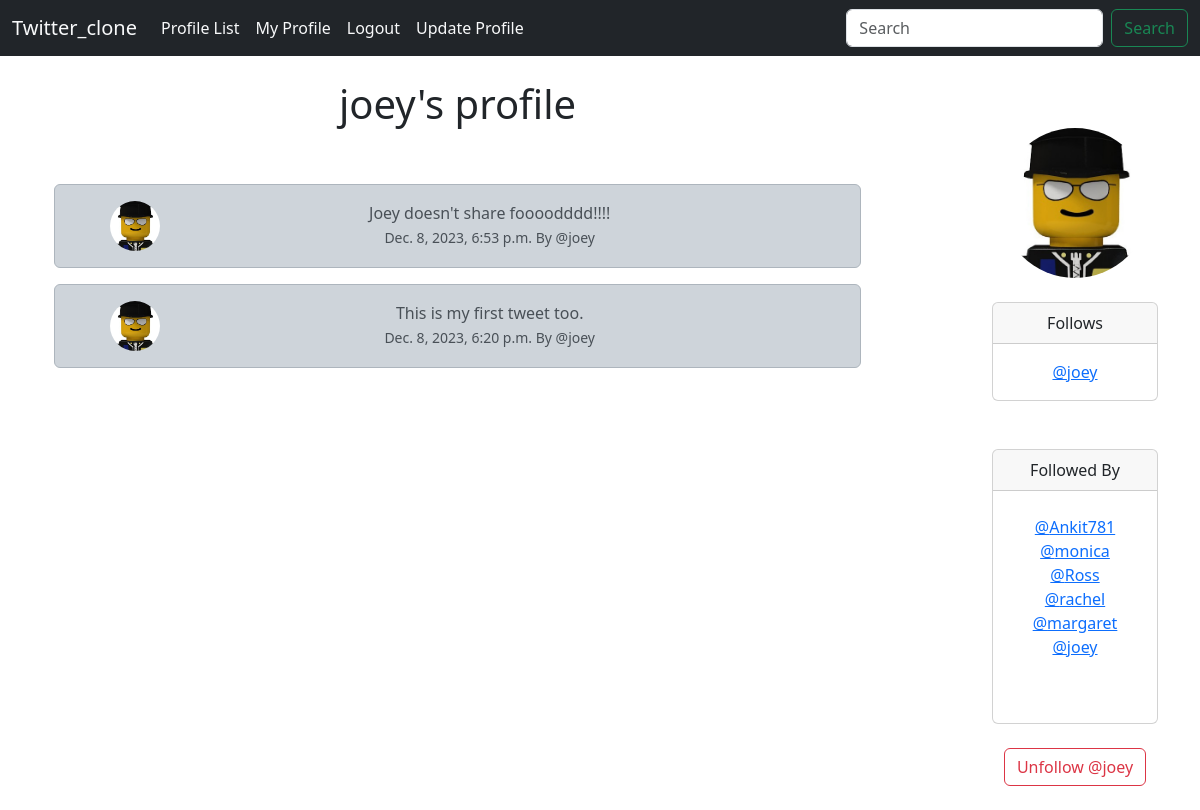
Page /profile/3 (signed in) on the committed database.
### Twitter_app/models.py (models this page shows, shortened)
class Profile(models.Model):
    user = models.OneToOneField(User, on_delete=models.CASCADE)
    follows = models.ManyToManyField('self', related_name='followed_by', symmetrical=False,blank = True)
    date_modified = models.DateTimeField(User, auto_now= True)
    profile_img = models.ImageField(null = True, blank = True, upload_to= "static/img/")
    def __str__(self):
        return self.user.username

class tweet(models.Model):
    user = models.ForeignKey(
        User, related_name="tweets",
        on_delete= models.DO_NOTHING
    )
    body = models.CharField(max_length= 200)
    created_at = models.DateTimeField(auto_now_add=True)

### Twitter_app/views.py (the view, shortened to what this page needs)
# urls.py: path('profile/<int:pk>', views.profile, name= "profile"),
def profile(request, pk):
    if request.user.is_authenticated:
        profile = Profile.objects.get(user_id = pk)
        my_tweets = tweet.objects.filter(user_id = pk).order_by("-created_at")
        return render(request, 'profile_page.html', {'profile': profile, 'my_tweets': my_tweets})
    else:
        messages.success(request, "You must be login to view this page")
        return redirect('index')

### templates/profile_page.html (shortened to what this page needs)
{%  extends "base.html" %}
{% load static%}
{%block content %}
{% if profile%}
 <div class="container text-center">
    <div class="row">
        <div class="col-9">
            <h1> {{ profile.user.username}}'s profile </h1>
            <div class="container">
              {% if my_tweets %}
              <br/>  <br/>
              {% for my_tweet in my_tweets %}
              <div class="alert alert-dark" role="alert">
                  <div class="container">
                    <div class="row">
                      <div class="col-2">
                        {% if profile.profile_img %}
                        <img src="{{profile.profile_img.url}}" class="img-fluid rounded-circle " style="height:50px;width:50px;" alt="profile.user.username">
                        {%else%}
                        <img src="{% static 'img/pngtree-default-male-avatar-png-image_2811083.jpg' %}" class="img-fluid rounded-start" alt="...">
                        {%endif%}
                      </div>
                        <div class="col-9">
                          {{my_tweet.body}} <br/>
                          <small class="">
                              {{my_tweet.created_at}} By
                              @{{my_tweet.user}}
                          </small>
                        </div>
                    </div>
                  </div>
              </div>
              {%endfor%}
              {% endif %}
            </div>
        </div>
        <div class= "col-1"></div>
        <div class="col-2">
          <br> <br>
          {% if profile.profile_img%}
          <img src=" {{profile.profile_img.url}}" alt="Profile pic" class="rounded-circle" style="height:150px;width:150px;"/>
          {%endif%}
          <br/><br/>
            <div class="card">
                <div class="card-header">
                  Follows
                </div>
                <div class="card-body">
                  <p class="card-text">
                    {% for following in profile.follows.all %}
                    <a href="{% url 'profile' following.user.id %}">@{{ following }}</a>
                    <br/>
                    {% endfor %}
                  </p>
                </div>
            </div>
<br><br>
            <div class="card">
                <div class="card-header">
                    Followed By
                </div>
                <div class="card-body">
                  <p class="card-text">
                    {% for following in profile.followed_by.all %}
                    <a href="{% url 'profile' following.user.id %}">@{{ following }}</a>
                    <br/>
                    {% endfor%}
                    <br/><br/>
                  </p>
                </div>
              </div>
              <form method="POST">
                <br>
                {% if profile in user.profile.follows.all %}
                  <button class="btn btn-outline-danger" name="follow" value="unfollow" type="submit">Unfollow @{{ profile.user.username | lower}} </button>
                  <br>
                {% else %}
                  <button class="btn btn-outline-success" name="follow" value="follow" type="submit">Follow @{{ profile.user.username | lower}} </button>
                {% endif %}
                </form>
                <br/>
        </div>
    </div>
</div>
{%endif%}
{% endblock %}

### rows in the picture
Profile: user.username "joey", profile_img (picture)
tweet: profile_img (picture), body "Joey doesn't share foooodddd!!!!", created_at "Dec. 8, 2023, 6:53 p.m.", user "joey"
tweet: profile_img (picture), body "This is my first tweet too.", created_at "Dec. 8, 2023, 6:20 p.m.", user "joey"
Profile: user.username "Ankit781"
Profile: user.username "monica"
Profile: user.username "Ross"
Profile: user.username "rachel"
Profile: user.username "margaret"
